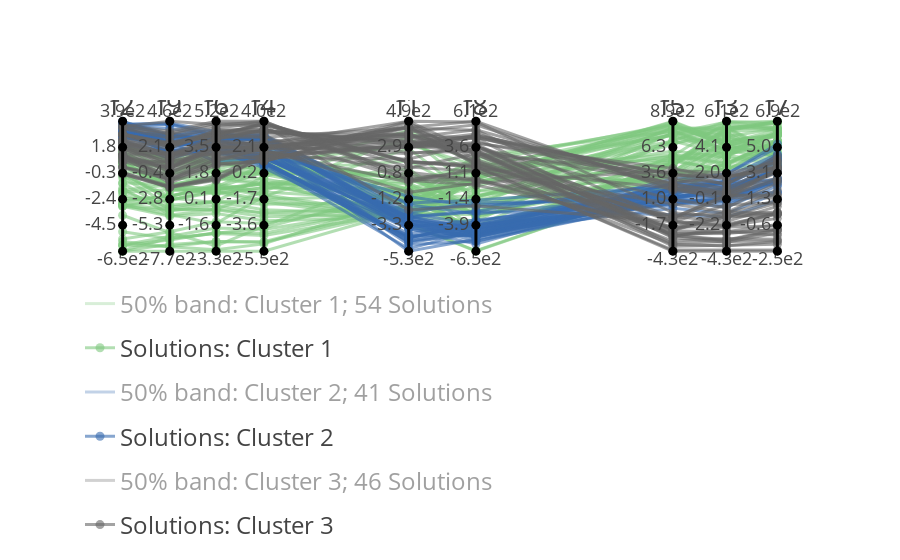

This figure's notebook cell:
### Code cell
fig = auto_SCORE(data,
           dist_parameter=0.3, 
           clustering_algorithm="GMM",
           clustering_score="silhoutte",
           solutions=True,
           #use_absolute_corr = True,
    #distance_formula = 2,
)[0]
fig
